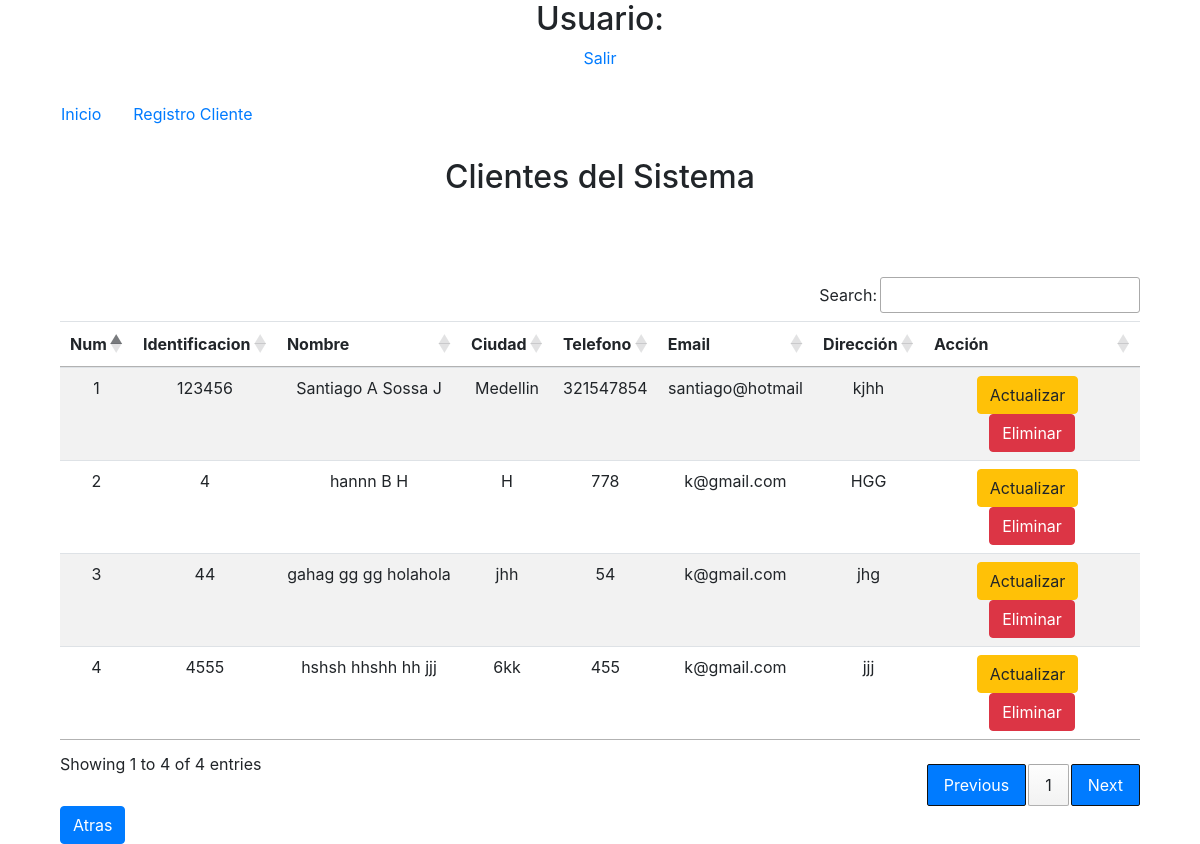
/php/inicio.php?accion=vistaprincipal, run on the app's committed database.
### tables this page shows
CREATE TABLE IF NOT EXISTS `cliente` (
  `prinombre` varchar(20) NOT NULL,
  `segnombre` varchar(20) DEFAULT NULL,
  `priapellido` varchar(20) NOT NULL,
  `segapellido` varchar(20) NOT NULL,
  `identidad_id` varchar(15) NOT NULL,
  `ciudad` varchar(40) NOT NULL,
  `tel` varchar(12) NOT NULL,
  `email` varchar(50) NOT NULL,
  `direccion` varchar(80) NOT NULL,
  PRIMARY KEY (`identidad_id`)
);

### php/vistaprincipal.php (called while the page is built)
<?php
  require_once 'usuariodao.php';
  $dao=new UsuarioDao();
  $clientes=$dao->listaCliente();
  $tam=sizeof($clientes);
  require_once 'vistacliente.php';

### php/usuariodao.php (called while the page is built, shortened)
<?php
    class UsuarioDao extends Conexion{
        public function listacliente(){
            $conexion=Conexion::conectar();
            $sql="SELECT * FROM cliente;";
            $stmt = $conexion->prepare($sql);
            $stmt->execute();
            $array=$stmt->fetchAll(PDO::FETCH_ASSOC);
            return $array;
        }
    }

### php/vistacliente.php (the view, shortened to what this page needs)
<!DOCTYPE html>
<html lang="en">
<head>
  <link rel="stylesheet" href="https://maxcdn.bootstrapcdn.com/bootstrap/4.5.2/css/bootstrap.min.css">
<link rel="stylesheet" type="text/css" href="https://cdn.datatables.net/1.10.21/css/jquery.dataTables.css">
</head>
<body>
    <div class="container">
          <center><h2>Clientes del Sistema</h2></center>
          <br>
           <br>
        <?php
          if($tam==0){
              echo "<br><p><strong>No se encontro Registro de Cliente!!</strong></p>";
          }
          else{
        ?>
          <br>
         <table class="table table-striped" id="tabla">
            <thead>
                <th>Num</th>
                <th>Identificacion</th>
                <th>Nombre</th>
                <th>Ciudad</th>
                <th>Telefono</th>
                <th>Email</th>
                <th>Dirección</th>
                <th>Acción</th>
            </thead>
            <tbody>
            <?php
                $cont=1;
                foreach($clientes as $cliente){
                echo "<tr>".
                     "<td>".$cont."</td>".
                     "<td>".$cliente["identidad_id"]."</td>".
                     "<td>" . $cliente["prinombre"]." ".$cliente["segnombre"]." ".$cliente["priapellido"]." ".$cliente["segapellido"] . "</td>" .
                     "<td>".$cliente["ciudad"]."</td>".
                     "<td>".$cliente["tel"]."</td>".
                     "<td>".$cliente["email"]."</td>".
                     "<td>".$cliente["direccion"]."</td>".
                     "<td><a href='?accion=actualizarcliente&objeto=".base64_encode(serialize($cliente))."' class='btn btn-warning'>Actualizar</a>&nbsp;&nbsp" .
                     "<a href='?accion=eliminarcliente&identidad_id=".base64_encode($cliente['identidad_id'])."' class='btn btn-danger' onclick='javascript:return asegurar();'>Eliminar</a></td>" .
                         "</tr>";
                $cont++;
                }
            ?>
            </tbody>
         <?php
          }
         ?>
    </div>
            <a href="?accion=registrocliente" class="btn btn-primary">Atras</a>
</body>
</html>

### php/vistacliente.php (style rules this page uses)
#tabla { text-align:center; }
#tabla > thead > tr > th:nth-child(8) { width:20%; }

### data on the page
cliente: identidad_id "123456", prinombre "Santiago", segnombre "A", priapellido "Sossa", segapellido "J", ciudad "Medellin", tel "321547854", email "santiago@hotmail", direccion "kjhh"
cliente: identidad_id "4", prinombre "hannn", priapellido "B", segapellido "H", ciudad "H", tel "778", email "k@gmail.com", direccion "HGG"
cliente: identidad_id "44", prinombre "gahag", segnombre "gg", priapellido "gg", segapellido "holahola", ciudad "jhh", tel "54", email "k@gmail.com", direccion "jhg"
cliente: identidad_id "4555", prinombre "hshsh", segnombre "hhshh", priapellido "hh", segapellido "jjj", ciudad "6kk", tel "455", email "k@gmail.com", direccion "jjj"
